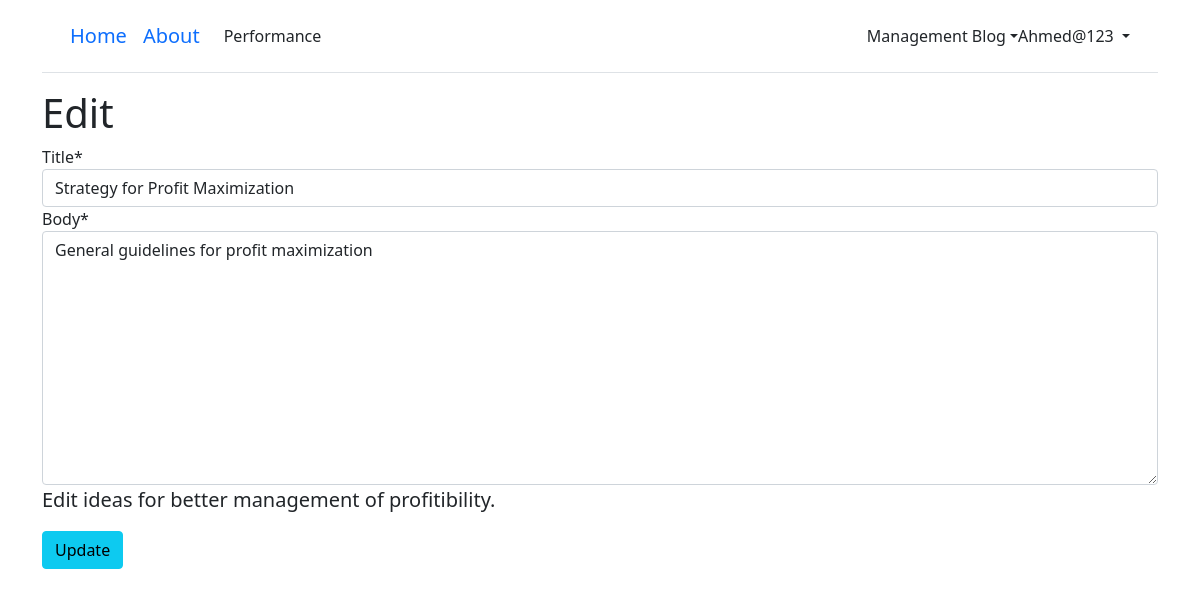
Screenshot of /articles/3/edit/ (signed in) with the database file from the repository.
### users/models.py (models this page shows)
class CustomUser(AbstractUser):
	age = models.PositiveIntegerField(null=True, blank=True)

### articles/models.py (models this page shows, shortened)
class Article(models.Model):
	title = models.CharField(max_length=255)
	body = models.TextField()
	date = models.DateTimeField(auto_now_add=True)
	author = models.ForeignKey(
	get_user_model(),
	on_delete=models.CASCADE,
	)

### articles/views.py (the view)
class ArticleUpdateView(LoginRequiredMixin, UpdateView): # new
	model = Article
	fields = ('title', 'body',)
	template_name = 'article_edit.html'
	login_url = 'login' # new
	def dispatch(self, request, *args, **kwargs): # new
		obj = self.get_object()
		if obj.author != self.request.user:
			raise PermissionDenied
		return super().dispatch(request, *args, **kwargs)

### templates/article_edit.html (shortened to what this page needs)
{% extends 'base.html' %}
{% load crispy_forms_tags %}
{% block content %}
	<h1>Edit</h1>
	<form action="" method="post">
		{{ form|crispy }}
	<p class="lead">Edit ideas for better management of profitibility.</p>
	<p class="lead">
		<button class="btn btn-info ml-2" type="submit">Update</button>
	</p>
	</form>
{% endblock content %}

### templates/base.html (shortened to what this page needs)
<!DOCTYPE html>
{% load static %}
<html>
<head>
  <link href="{% static 'css/base.css' %}" rel="stylesheet">
  <link href="https://cdn.jsdelivr.net/npm/bootstrap@5.1.3/dist/css/bootstrap.min.css"
  rel="stylesheet">
</head>
<body>
  <div class="container">
    <header class="p-3 mb-3 border-bottom">
      <div class="container">
	     <div class="d-flex flex-wrap align-items-center justify-content-center
          justify-content-lg-start">
          <a class="navbar-brand" href="{% url 'home' %}">Home</a>
          <a class="navbar-brand" href="{% url 'about' %}">About</a>
		  <ul class="nav col-12 col-lg-auto me-lg-auto mb-2 justify-content-center mb-md-0">
			{% if user.is_authenticated %}
			<li><a href="{% url 'chart' %}" class="nav-link px-2 link-dark">Performance</a></li>
          </ul>
		  <a href="#" class="a-block link-dark text-decoration-none dropdown-toggle"
              id="dropdownUser1" data-bs-toggle="dropdown" aria-expanded="false">Management Blog</a>
		 <div class="dropdown text-end">
            <a href="#" class="d-block link-dark text-decoration-none dropdown-toggle"
              id="dropdownUser1" data-bs-toggle="dropdown" aria-expanded="false">
              {{ user.username }}
            </a>
          </div>
          {% else %}
          </ul>
          <div class="text-end">
            <a href="{% url 'login' %}" class="btn btn-outline-primary me-2">Log In</a>
            <a href="{% url 'signup' %}" class="btn btn-primary">Sign Up</a>
          </div>
          {% endif %}
        </div>
      </div>
    </header>
    <main>
      {% block content %}
      {% endblock content %}
    </main>
  </div>
</body>
</html>

### rows the page displays
CustomUser: username "Ahmed@123"
Article: title "Strategy for Profit Maximization", body "General guidelines for profit maximization"
